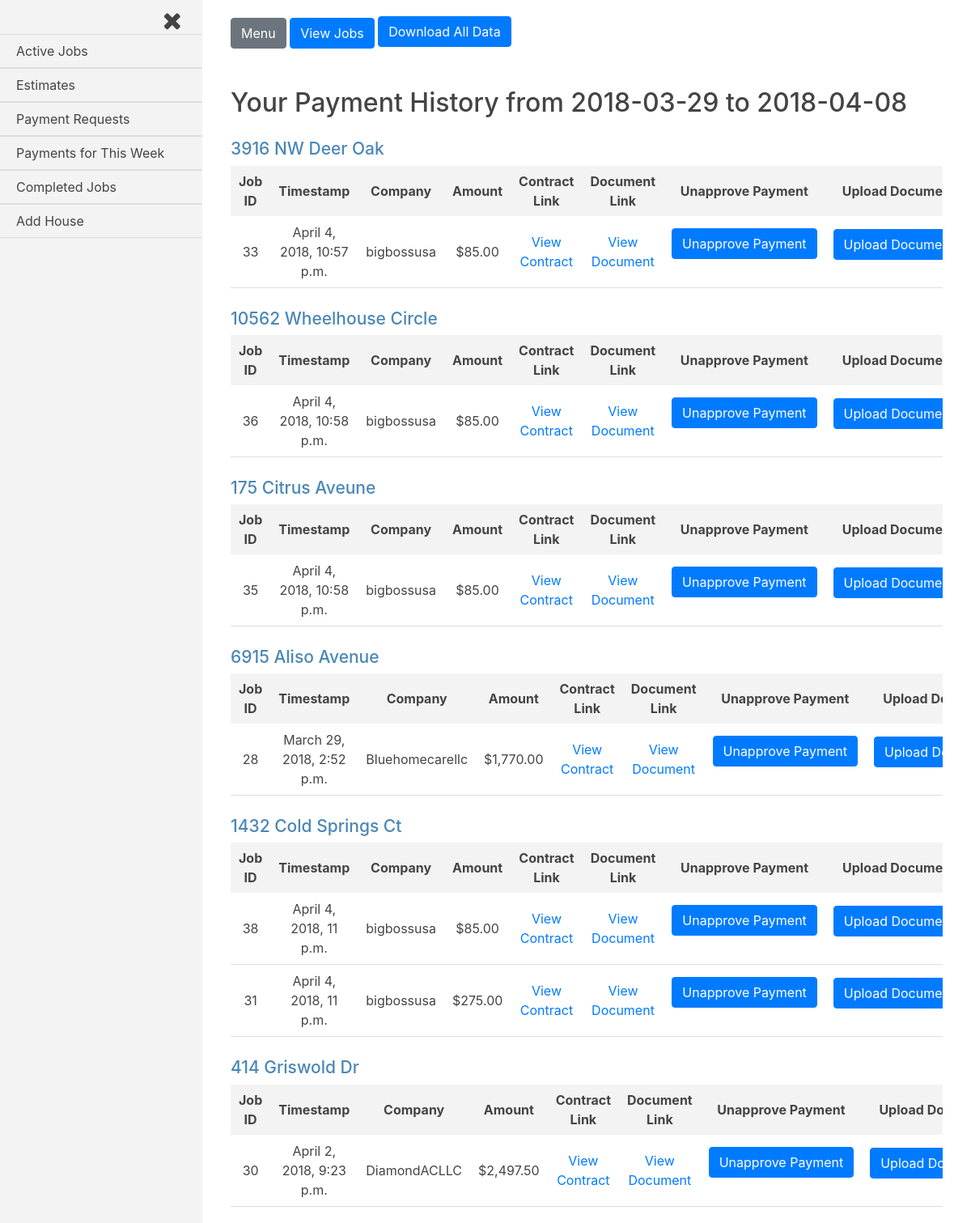
Screenshot of /payment_requests/approved_payments (signed in) with the database file from the repository.
### jobs/models.py (models this page shows, shortened)
class House(models.Model):
    address = models.CharField(max_length=250)
    companies = models.ManyToManyField(settings.AUTH_USER_MODEL, through='Current_Worker')
    proposed_jobs = models.BooleanField(default=False)
    pending_payments = models.BooleanField(default=False)
    payment_history = models.BooleanField(default=False)
    completed_jobs = models.BooleanField(default=False)
    customer = models.ForeignKey(settings.AUTH_USER_MODEL, on_delete=models.CASCADE, related_name='customer_house')
    def __str__(self):
        return self.address

class Request_Payment(models.Model):
    job = models.ForeignKey(Job, on_delete=models.CASCADE)
    submit_date = models.DateTimeField(auto_now_add=True, blank=True)
    approved_date = models.DateTimeField(auto_now_add=True, blank=True)
    house = models.ForeignKey(House, on_delete=models.CASCADE)
    amount = models.DecimalField(max_digits=8, decimal_places=2, default=0.00)
    approved = models.BooleanField(default=False)
    def generate_filename(self, filename):
        file_path = 'admin_uploads/{}/{}'.format(str(self.job), str(filename))
        return file_path
    document_link = models.FileField(upload_to=generate_filename)

class Job(models.Model):
    house = models.ForeignKey(House, on_delete=models.CASCADE)
    company = models.ForeignKey(settings.AUTH_USER_MODEL, on_delete=models.CASCADE)
    start_amount = models.DecimalField(max_digits=8, decimal_places=2, default=0.00)
    start_date = models.DateTimeField(auto_now_add=True, blank=True)
    total_paid = models.DecimalField(max_digits=8, decimal_places=2, default=0.00)
    approved = models.BooleanField(default=False)
    def generate_filename(self, filename):
        file_path = 'uploads/{}/{}'.format(str(self.house.address), str(filename))
        return file_path
    document_link = models.FileField(upload_to=generate_filename)
    balance_amount = models.DecimalField(max_digits=8, decimal_places=2, default=0.00)

### payment_requests/views.py (the view)
@user_passes_test(customer_and_staff_check, login_url='/accounts/login/')
def approved_payments(request):
    current_user = request.user
    customer = Customer(current_user)
    customer = customer.is_customer_staff()
    houses = customer.payment_history_houses()
    payments = customer.current_payments()
    form = Change_Payment_Status()
    upload_document_form = Upload_Document_Form()
    template = loader.get_template('payment_requests/approved_payments.html')
    start_week = str(Customer.start_week.date())
    today = str(Customer.today.date())
    context = {
        'houses': houses,
        'payments': payments,
        'current_user': current_user,
        'form': form,
        'upload_document_form': upload_document_form,
        'start_week': start_week,
        'today': today
    }
    if request.method == 'POST':
        form = Change_Payment_Status(request.POST)
        if form.is_valid():
            p_id = int(request.POST.get('p_id'))
            job_id = int(request.POST.get('job_id'))
            address = str(request.POST.get('job_house'))
            house = House.objects.filter(address=address)
            payment = Request_Payment.objects.filter(id=p_id)
            request_amount = payment[0].amount
            job = Job.objects.filter(id=job_id)
            total_paid = job[0].total_paid
            new_total_paid = total_paid - request_amount
            job.update(total_paid=new_total_paid)
            payment.update(approved=False)
            house.update(pending_payments=True)
            job.update(balance_amount=job[0].balance)
            if job[0].balance_amount > 0:
                house.update(completed_jobs=False)
                if not Current_Worker.objects.filter(company=job[0].company, house=job[0].house).exists():
                    worker = Current_Worker(company=job[0].company, house=job[0].house, current=True)
                    worker.save()
            """if there are no more approved payments for a house,
            set payment_history=False for that specific house
            """
            payments = Request_Payment.objects.filter(house=house[0], approved=True)
            if not payments:
                house.update(payment_history=False)
            return redirect('/payment_requests/approved_payments')
    else:
        form = Change_Payment_Status()
    return HttpResponse(template.render(context, request))

### payment_requests/forms.py
class Change_Payment_Status(ModelForm, forms.Form):
    class Meta:
        model = Request_Payment
        exclude = ['job', 'amount', 'approved', 'house', 'document_link']

### payment_history/forms.py
class Upload_Document_Form(ModelForm, forms.Form):
    class Meta:
        model = Request_Payment
        fields = ['document_link']
        widgets ={
            'document_link': forms.HiddenInput(attrs={'class':'document_link', 'required':''}),
        }

### customer_register/customer.py (called while the page is built)
    def current_two_week_results(self, houses, queryset, model, update_field={}, **kwargs):
        result_queryset = []
        for h in houses.iterator():
            for q in queryset.iterator():
                if q.house == h:
                    query_set_check = model.objects.filter(house=h, **kwargs)
                    if query_set_check:
                        setattr(h, list(update_field.keys())[0], list(update_field.values())[0][0])
                        h.save(update_fields=[list(update_field.keys())[0]])
                        result_queryset.append(h)
                        break
                    else:
                        setattr(h, list(update_field.keys())[0], list(update_field.values())[0][1])
                        h.save(update_fields=[list(update_field.keys())[0]])
        return result_queryset

    def is_customer_staff(self):
        if self.customer.groups.filter(name='Customers Staff').exists():
            customer_id = self.customer.groups.values_list('name', flat=True)[1]
            if customer_id == 'Customers Staff':
                customer_id = self.customer.groups.values_list('name', flat=True)[0]
            self.customer = int(customer_id)
            return Customer(self.customer)
        return Customer(self.customer)

    def houses(self):
        return House.objects.filter(customer=self.customer)

    def payment_history_houses(self):
        houses = House.objects.filter(customer=self.customer)
        payments = Request_Payment.objects.filter(house__customer=self.customer, job__approved=True, approved=True)
        return self.current_two_week_results(houses=houses, queryset=payments, model=Request_Payment, update_field={'payment_history': [True, False]}, approved=True, approved_date__range=[Customer.start_week, Customer.today])

    def current_payments(self):
        return Request_Payment.objects.filter(house__customer=self.customer, job__approved=True, approved=True, approved_date__range=[Customer.start_week, Customer.today])

### payment_requests/templates/payment_requests/approved_payments.html (shortened to what this page needs)
{% extends 'base_login_admin.html' %}
{% load humanize %}
{% load static %}
{% load payment_requests_group_check %}
{% block content %}
<h2>Your Payment History from {{start_week}} to {{today}}</h2>
{% for house in houses %}
<div class="job-container">
  <div class="house">
    <h3 class="house-address">{{house.address}}</h3>
  </div>
  <table class="job-summary">
    <tr class="job-headings">
      <th>Job ID</th>
      <th>Timestamp</th>
      <th>Company</th>
      <th>Amount</th>
      <th>Contract Link</th>
      <th>Document Link</th>
      {% if current_user|in_group:'Customers' %}
      <th>Unapprove Payment</th>
      {% endif %}
      <th>Upload Document</th>
    </tr>
    {% for p in payments %}
      {% if p.job.house.address == house.address %}
    <tr class="job-info">
      <td>{{p.job.id}}</td>
      <td>{{p.approved_date}}</td>
      <td>{{p.job.company}}</td>
      <td>${{p.amount|intcomma}}</td>
      <td><a rel="noopener noreferrer" target="_blank" href="{{p.job.document_link.url}}">View Contract</a></td>
      <td><a rel="noopener noreferrer" {% if p.document_link.url != None %}target="_blank"{% endif %} href="{% if p.document_link.url != None %}{{p.document_link.url}}{% else %}#{% endif %}">View Document</a></td>
      {% if current_user|in_group:'Customers' %}
      <td>
        <form class="unapprove-payment-form" action="" method="post">
          <input class="btn btn-primary unapprove-payment" type="submit" value="Unapprove Payment">
        </form>
      </td>
      {% endif %}
      <td>
        <form class="upload-document-form" action="/payment_history/p_history_job" method="post" role="form" enctype="multipart/form-data">
          <input class="btn btn-primary upload-document" name="upload-document" value="Upload Document" type="submit">
        </form>
      </td>
    </tr>
      {% endif %}
    {% endfor %}
  </table>
</div>
{% endfor %}
{% endblock content %}

### static/logged-in.css (style rules this page uses)
body { overflow-x: hidden; color: #444; }
body .job-info td:last-child input[type="submit"] { margin-bottom: 0; }
.job-container { overflow-x: auto; margin-top: 25px; }
.job-container h3 { font-size: 21px; color: #4A87B6; }
.job-headings { background-color: #f3f3f3; }
.job-headings th { padding: 7px 10px; }
.job-summary { width: 100%; min-width: 475px; max-width: 970px; text-align: center; }
.job-summary td { padding: 8px 10px; }
.job-summary td:last-child { padding-top: 16px; vertical-align: top; }
.job-info { border-bottom: 1px solid #ddd; }
form select, form input { margin-bottom: 20px; }
form input { width: 100%; background-color: transparent; border: 1px solid #ddd; padding: 10px; border-radius: 3px; }
form input[type="submit"] { display: block; }

### rows the page displays
House: address "3916 NW Deer Oak"
Request_Payment: job.id "33", approved_date "April 4, 2018, 10:57 p.m.", job.company "bigbossusa", amount "85.00"
House: address "10562 Wheelhouse Circle"
Request_Payment: job.id "36", approved_date "April 4, 2018, 10:58 p.m.", job.company "bigbossusa", amount "85.00"
House: address "175 Citrus Aveune"
Request_Payment: job.id "35", approved_date "April 4, 2018, 10:58 p.m.", job.company "bigbossusa", amount "85.00"
House: address "6915 Aliso Avenue"
Request_Payment: job.id "28", approved_date "March 29, 2018, 2:52 p.m.", job.company "Bluehomecarellc", amount "1,770.00"
House: address "1432 Cold Springs Ct"
Request_Payment: job.id "38", approved_date "April 4, 2018, 11 p.m.", job.company "bigbossusa", amount "85.00"
Request_Payment: job.id "31", approved_date "April 4, 2018, 11 p.m.", job.company "bigbossusa", amount "275.00"
House: address "414 Griswold Dr"
Request_Payment: job.id "30", approved_date "April 2, 2018, 9:23 p.m.", job.company "DiamondACLLC", amount "2,497.50"

### other values shown
{{ start_week }} "2018-03-29"
{{ today }} "2018-04-08"
